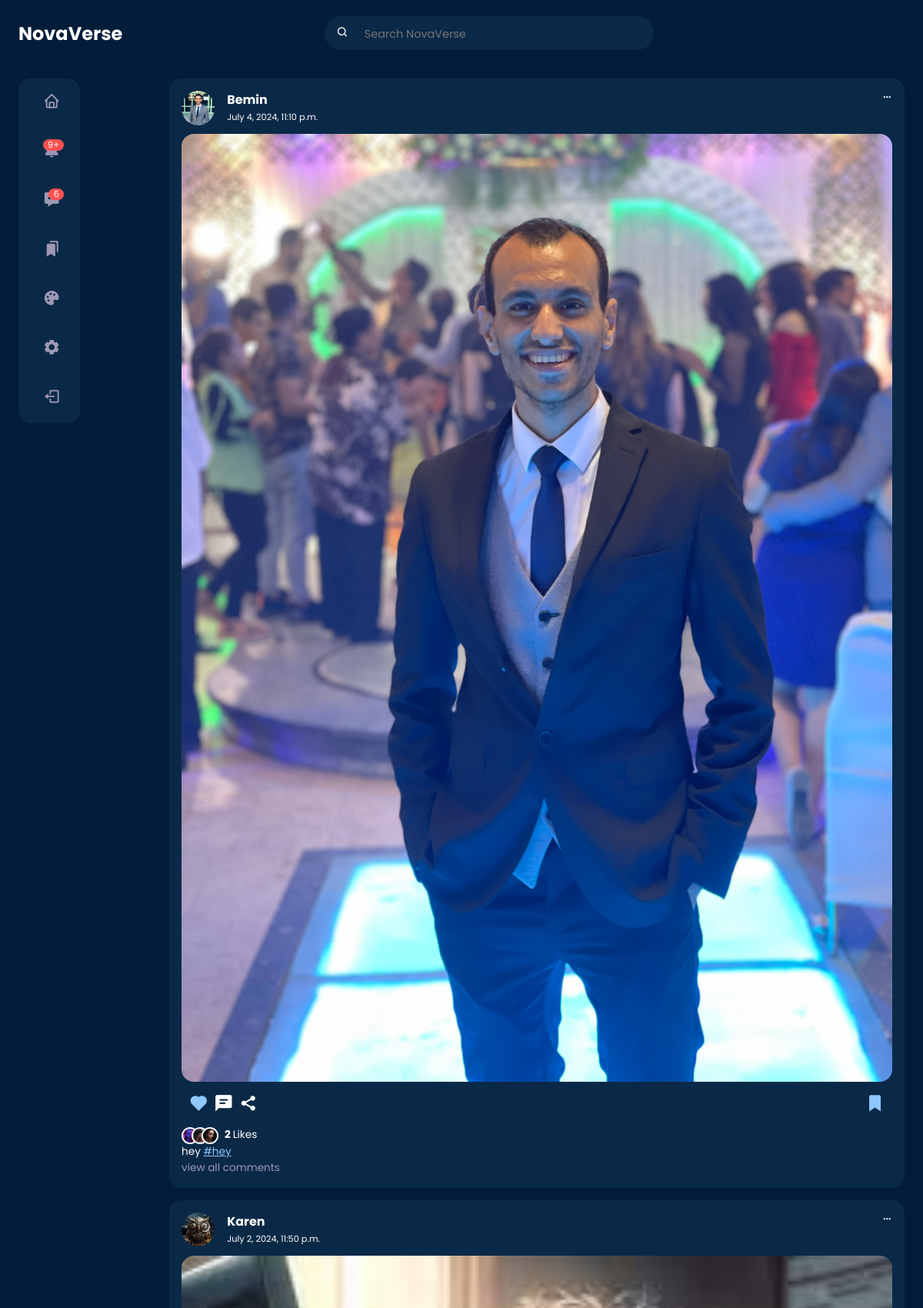
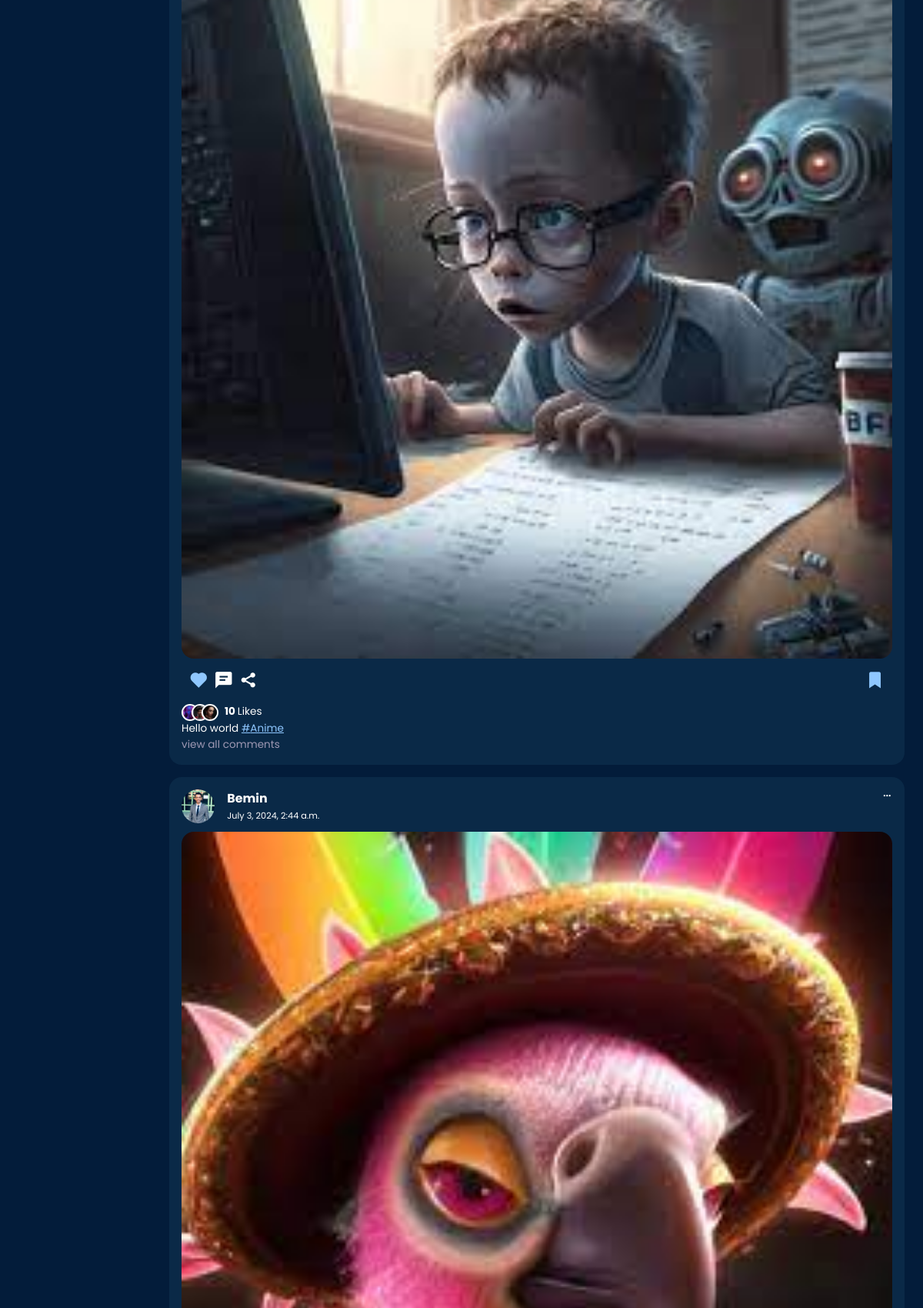
/saved/ (signed in, upper part), run on the app's committed database (2 pictures, top to bottom).
### post/models.py (models this page shows, shortened)
class Post(models.Model):
    id = models.UUIDField(primary_key=True, default=uuid.uuid4, editable=False)
    picture = models.ImageField(
        upload_to=user_directory_path, verbose_name="Picture", null=True
    )
    caption = models.CharField(max_length=10000, verbose_name="Caption")
    posted = models.DateTimeField(auto_now_add=True)
    tags = models.ManyToManyField(Tag, related_name="tags")
    user = models.ForeignKey(User, on_delete=models.CASCADE)
    likes = models.IntegerField(default=0)

class Tag(models.Model):
    title = models.CharField(max_length=100, verbose_name="Tag")
    slug = models.SlugField(null=False, unique=True, default=uuid.uuid1)
    class Meta:
        verbose_name = "Tag"
        verbose_name_plural = "Tags"

### post/views.py (the view)
# urls.py: path("saved/", views.bookmark, name="saved"),
@login_required
def bookmark(request):
    user = request.user
    profile = Profile.objects.get(user=user)
    post_items = profile.favourite.all()
    for post in post_items:
        post.liked = Likes.objects.filter(user=user, post=post).exists()
        post.is_favourite = profile.favourite.filter(id=post.id).exists()
        post_user_profile = Profile.objects.get(user=post.user)
        post.profilePicture = post_user_profile.picture
    context = {
        "posts": post_items,
        "profile": profile,
    }
    return render(request, "bookmarks.html", context)

### templates/bookmarks.html (shortened to what this page needs)
{% load static %}
<!DOCTYPE html>
<html lang="en">
<head>
	<link rel="stylesheet" href="{% static 'style/home.css' %}">
	<link href='https://unpkg.com/boxicons@2.1.4/css/boxicons.min.css' rel='stylesheet'>
</head>
<body>
	{% include "nav.html" %}
	<main>
		<div class="container">
			<div class="left">
				{% include 'sidebar.html' %}
			</div>
			<div class="middle">
				<div class="feeds">
					{% for post in posts %}
					<div class="feed">
						<div class="head">
							<div class="user">
								<div class="profile-photo">
									<img src="{{ post.profilePicture.url }}">
								</div>
								<div class="info">
									<a href="{% url 'profile' post.user.username %}">
										<h3>{{ post.user.username }}</h3>
									</a>
									<small>{{ post.posted }}</small>
								</div>
							</div>
							<span class="edit">
								<i class='bx bx-dots-horizontal-rounded'></i>
							</span>
						</div>
						<div class="photo">
							<a href="{% url 'post-detail' post.id %}"><img src="{{ post.picture.url }}"></a>
						</div>
						<div class="action-buttons">
							<div class="interaction-buttons">
								<span>
									<a href="{% url 'like' post.id %}" class="like-button" data-id="{{ post.id }}">
										<i id="like-icon-{{ post.id }}"
											class='bx bxs-heart {% if post.liked %} liked {% endif %}'></i>
									</a>
								</span>
								<span><i class='bx bxs-comment-detail'></i></span>
								<span><i class='bx bxs-share-alt'></i></span>
							</div>
							<div class="bookmark">
								<span>
									<a href="{% url 'favourite' post.id %}" class="favourite-button"
										data-id="{{post.id}}">
										<i class='bx bxs-bookmark {% if post.is_favourite %} liked {% endif %}'></i>
									</a>
								</span>
							</div>
						</div>
						<div class="liked-by">
							<span><img src="{% static 'img/profile-10.jpg' %}"></span>
							<span><img src="{% static 'img/profile-11.jpg' %}"></span>
							<span><img src="{% static 'img/profile-12.jpg' %}"></span>
							<p><b id="like-count-{{ post.id }}"> {{ post.likes }}
								</b> Likes</p>
						</div>
						<div class="caption">
							<p>
								{{post.caption}}
								{% for tag in post.tags.all %}
								<a href="{{tag.get_absolute_url}}"><span class="harsh-tag">
										#{{tag.title}}</span></a>
								{% endfor %}
							</p>
						</div>
						<div class="comment text-muted">
							view all comments
						</div>
					</div>
					{% endfor %}
				</div>
			</div>
		</div>
	</main>
</body>
</html>

### static/style/home.css (style rules this page uses)
:root { --primary-color-hue: 210; --btn-color: hsl(var(--primary-color-hue), 100%, 78%); --colour-white: hsl(252, 30%, 100%); --colour-light: hsl(252, 30%, 95%); --colour-gray: hsl(252, 15%, 65%); --colour-primary: hsl(213, 89%, 12%); --colour-primary-theme: 10, 41, 73; --colour-secondary: hsl(210, 75%, 16%); --colour-success: hsl(120, 95%, 65%); --colour-danger: hsl(0, 95%, 65%); --border-radius: 2rem; --card-border-radius: 1rem; --btn-padding: 0.6rem 2rem; --search-padding: 0.6rem 1rem; --card-padding: 1rem; --sticky-top-left: 5.4rem; --sticky-top-right: -18rem; --test: hsl(270, 89%, 12%); --test: hsl(270, 89%, 16%); }
* { margin: 0; padding: 0; outline: 0; box-sizing: border-box; font-family: "Poppins", sans-serif; text-decoration: none; border: none; list-style: none; }
a { text-decoration: none; color: inherit; }
body { color: var(--colour-white); background: var(--colour-primary); overflow-x: hidden; }
.container { width: 90%; margin: 0 auto; }
.profile-photo { width: 2.7rem; aspect-ratio: 1/1; border-radius: 50%; overflow: hidden; }
img { display: block; width: 100%; }
.text-muted { color: var(--colour-gray); }
main { position: relative; top: 5.4rem; }
main .container { display: grid; grid-template-columns: 18vw auto 20vw; column-gap: 2rem; position: relative; }
main .container .left { height: max-content; position: sticky; top: var(--sticky-top-left); }
.middle .feeds .feed { background: var(--colour-secondary); border-radius: var(--card-border-radius); padding: var(--card-padding); margin: 1rem 0; font-size: 0.85rem; line-height: 1.5; }
.middle .feed .head { display: flex; justify-content: space-between; }
.middle .feed .user { display: flex; gap: 1rem; }
.middle .feed .photo { border-radius: var(--card-border-radius); overflow: hidden; margin: 0.7rem 0; }
.middle .feed .action-buttons { display: flex; justify-content: space-between; align-items: center; font-size: 1.6rem; margin: 0.6rem; }
.middle .feed .action-buttons i.liked { color: var(--btn-color); }
.middle .feed .liked-by { display: flex; }
.middle .feed .liked-by span { width: 1.4rem; height: 1.4rem; display: block; border-radius: 50%; overflow: hidden; border: 2px solid white; margin-left: -0.6rem; }
.middle .feed .liked-by span:first-child { margin: 0; }
.middle .feed .liked-by p { margin-left: 0.5rem; }
.middle .feed .caption a { text-decoration: underline; color: var(--btn-color); }
@media screen and (max-width: 1200px) { .container { width: 96%; } }
@media screen and (max-width: 1200px) { main .container { grid-template-columns: 5rem auto 30vw; gap: 1rem; } }
@media screen and (max-width: 1200px) { .left { width: 5rem; z-index: 5; } }

### templates/bookmarks.html (style rules this page uses)
main .container { grid-template-columns: 15vw auto; }

### data on the page
Post: user.username "Bemin", posted "July 4, 2024, 11:10 p.m.", picture (picture), likes "2", caption "hey"
Tag: title "hey"
Post: shows a picture, user.username "Karen", posted "July 2, 2024, 11:50 p.m.", picture (picture), likes "10", caption "Hello world"
Tag: title "Anime"
Post: user.username "Bemin", posted "July 3, 2024, 2:44 a.m.", picture (picture)
